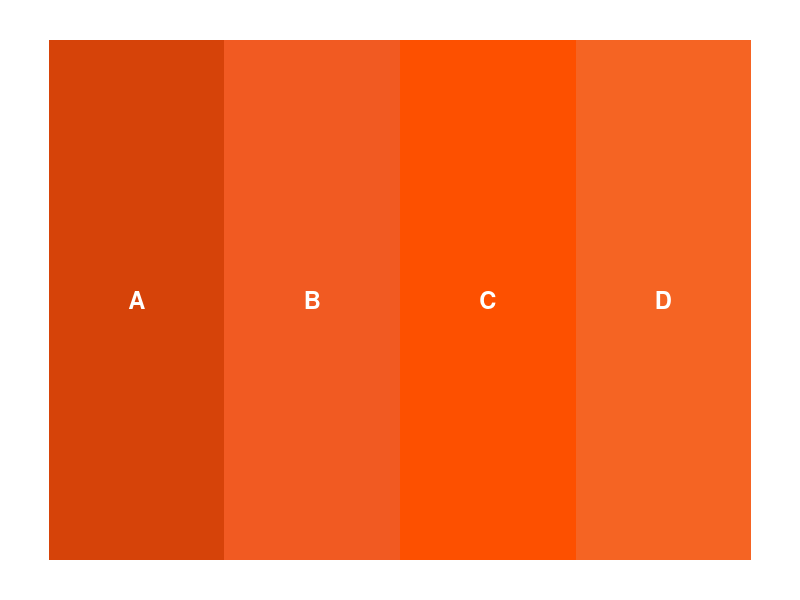

This chart was generated by the following R code:
library(tidyverse)

# Color Game from Sickos Committee

# Reddit List -------------------------------------------------------------
# Gonna do Go5: Boise State, UTSA, Bowling Green, Sam Houston 
# Boise State: D64309, UTSA:F15A22, Bowling Green:FD5000, Sam Houston: F56423

orange_df <- data.frame(school = c("Boise State", "UTSA", "Bowling Green", "Sam Houston"),
           color = c("#D64309", "#F15A22", "#FD5000", "#F56423"))

colors <- orange_df$color
labels <- c("A", "B", "C", "D")

df <- data.frame(
  x = seq_along(colors),
  label = labels,
  color = colors
)

ggplot(df, aes(x = x, y = 1, fill = color, label = label)) +
  geom_tile(width = 1, height = 0.5) +
  geom_text(color = "white", size = 6, fontface = "bold") +
  scale_fill_identity() +
  theme_void() +
  theme(plot.margin = margin(10, 10, 10, 10))

# Answer: A: Boise State, B: UTSA, C: Bowling Green, D: Sam Houston






